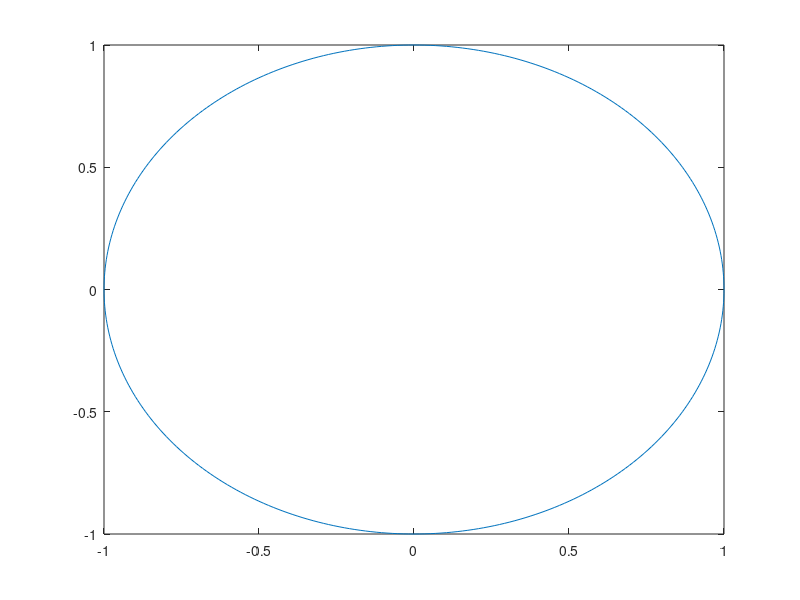
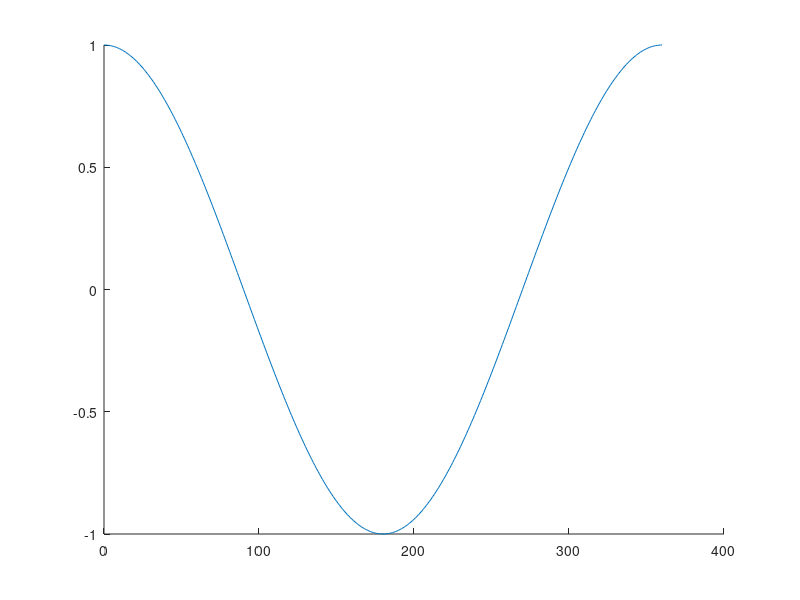

Source code (MATLAB) for these figures, in order: (Note: this script raises an error after producing the figures.)
close all
clear all

alpha = 0:360;
x = cosd(alpha);
y = sind(alpha);

figure
plot(x,y);
pos=[x',y'];
ploty = pos*[1;0];
ploty2 = pos* [2;0];
ploty3 = (2.*pos) * [1;0];
ploty4 = (2.*pos) *[2;0];

figure
hold on
plot(alpha, ploty);
plot(alpha, ploty2, 'rX-');
plot(alpha, ploty3, 'g');
plot(alpha, ploty4, 'm');
legend('Einheitskreis *[1;0]', 'Einheitskreis *[2;0]','2*Einheitskreis *[1;0]','2*Einheitskreis *[2;0]')
hold off

figure
dy = ploty(2:361)-ploty(1:360);
plot(alpha(1:360), dy)


clear all